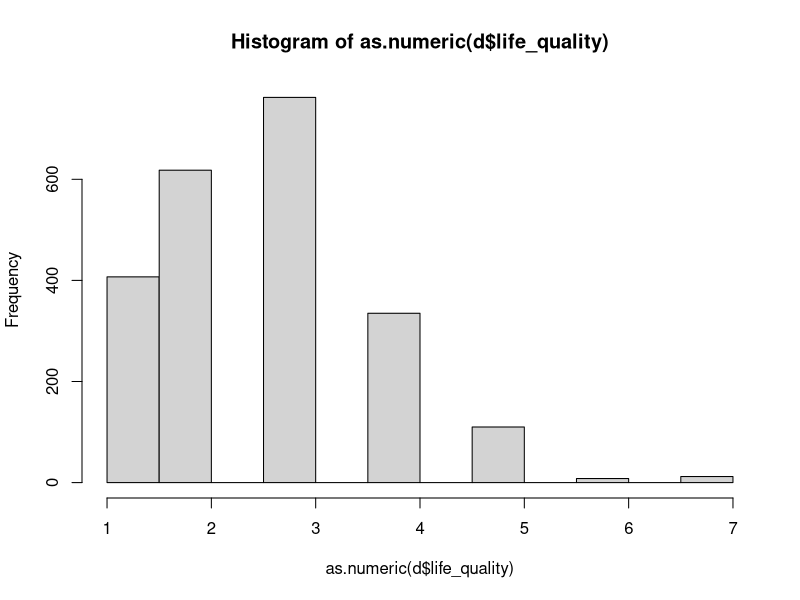
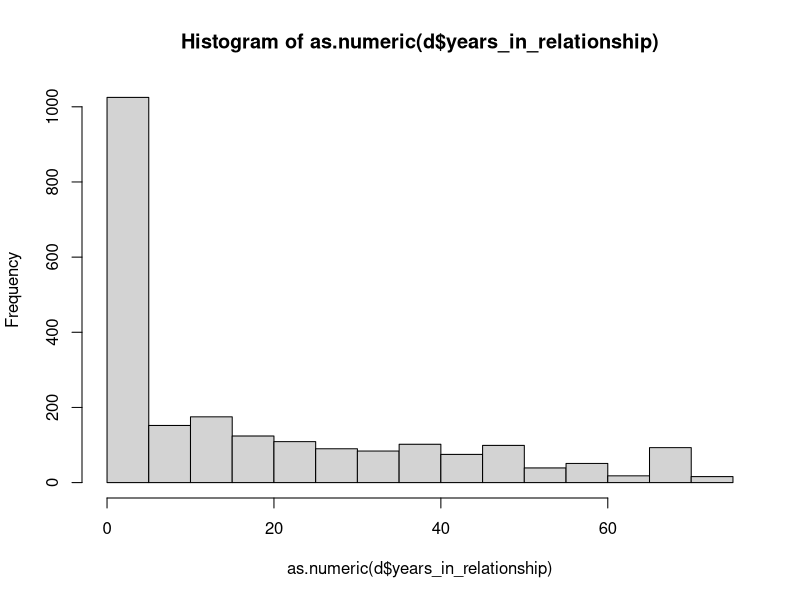
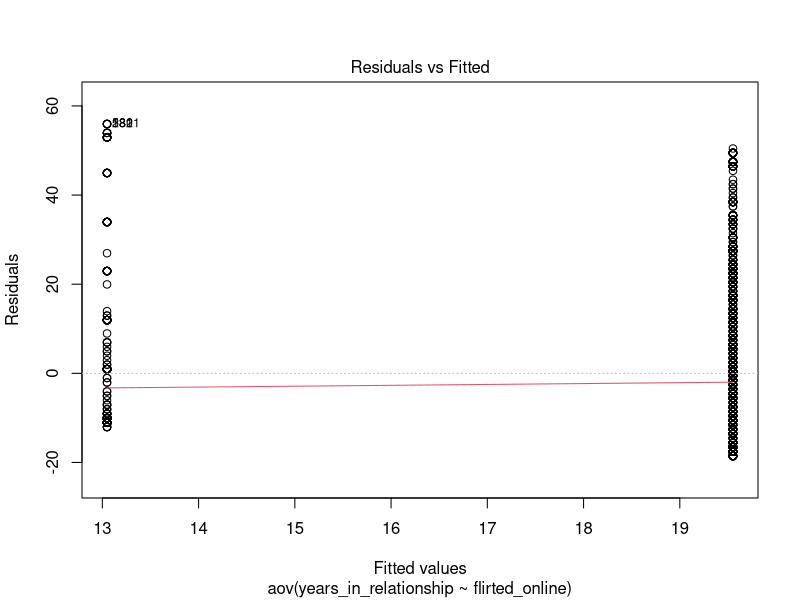
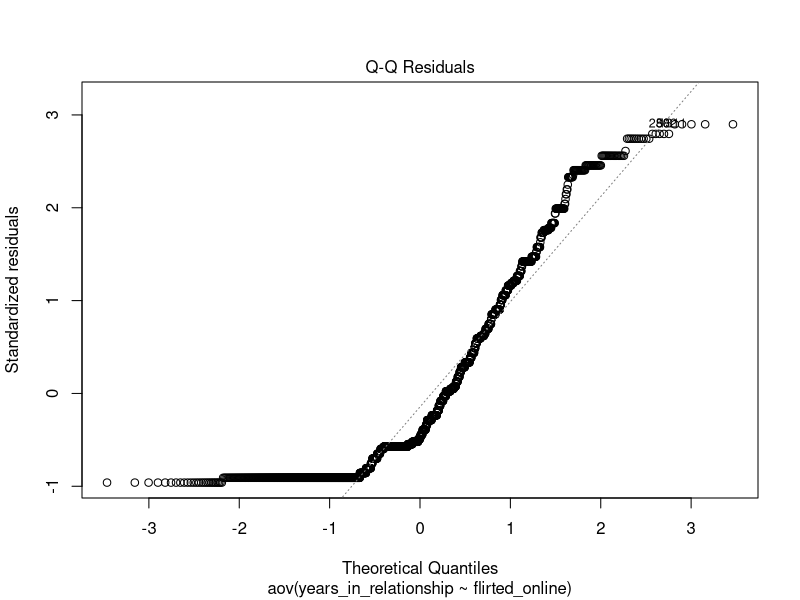
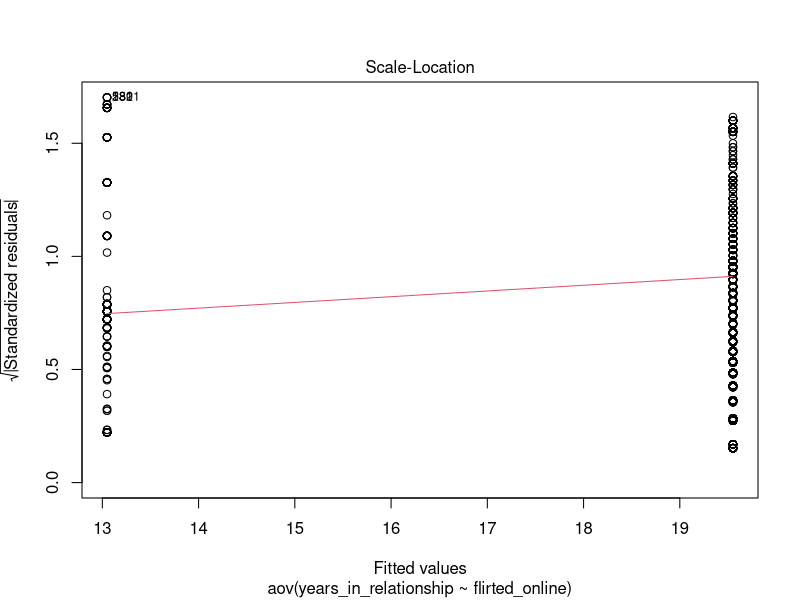
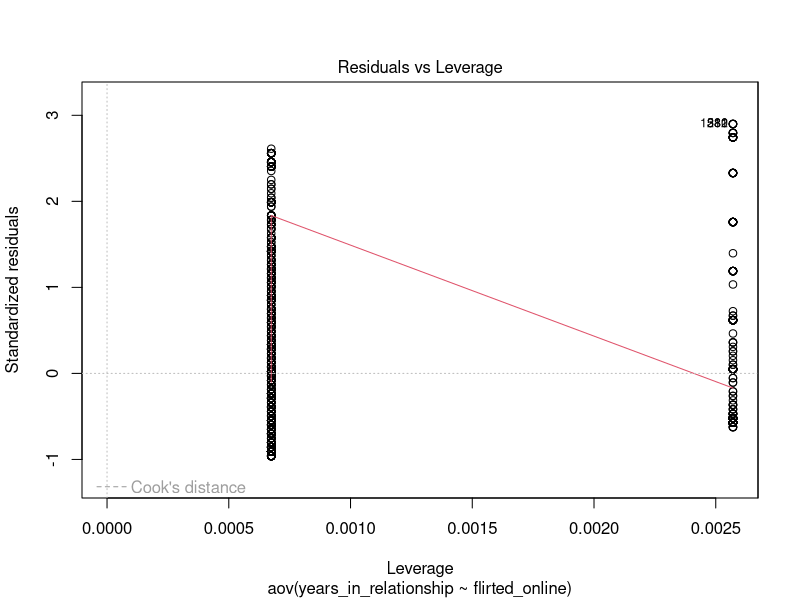

Write the R code that produced these figures, in order. (Note: this script raises an error after producing the figures.)
getwd()
# setwd("C:/Users/SP4/Documents/Exploring and Analyzing Data/W203 Async/W203 Week 15")

d <- read.csv("Dating.csv", header = TRUE, stringsAsFactors = TRUE)
head(d)
# summary(d)
# names(d)
View(d)

#Q9 use_reddit vs marital_status ###############
summary(d$marital_status)
summary(d$use_reddit)
chisq.test(d$marital_status, d$use_reddit)
table(d$marital_status, d$use_reddit)

??"contingency"

vcd::structable(use_reddit ~ marital_status, data = d)
?CrossTable
library(gmodels)
CrossTable(d$marital_status, d$use_reddit)

levels(d$marital_status)
levels(d$use_reddit)

#Q10 life_quality vs region #################
levels(d$region)
summary(d$region) # categorical

unique(d$life_quality) # ordinal
hist(as.numeric(d$life_quality))

table(d$life_quality, d$region) # ANOVA or Kruskal-Wallis

d1 <- d[!d$life_quality %in% c("Refused", "Don't know", "NA"), c("life_quality", "region")]
d1 <- d1[!is.na(d1$life_quality) & !is.na(d1$region), ]

alr <- aov(as.numeric(life_quality) ~ region, data = d1)
summary(alr)

# Q11 flirted_online vs years_in_relationship ###############
unique(d$flirted_online) # independent, categorical
unique(d$years_in_relationship) # dependent, numeric
hist(as.numeric(d$years_in_relationship))
summary(d$flirted_online)

dfish <- d[!d$flirted_online %in% c(" ", "Refused", "Don't know", "NA"), c("years_in_relationship", "flirted_online")]
dfish <- dfish[complete.cases(dfish) & !dfish$years_in_relationship %in% c("Refused", "Don't know"), ]

?fisher.test
# fisher.test(dfish$years_in_relationship, factor(dfish$flirted_online))

dfish$years_in_relationship <- as.numeric(dfish$years_in_relationship)
dfish$flirted_online <- factor(dfish$flirted_online)

summary(dfish)

cor.test(x = as.numeric(d$flirted_online), as.numeric(d$years_in_relationship))
a <- aov(years_in_relationship ~ flirted_online, data  = dfish)
summary(a)
plot(a)

t.test(d$flirted_online, d$age) # cannot recode

# Q12. lgbt ~ adults_in_household
summary(d$lgbt)
summary(d$adults_in_household)

chisq.test(d$lgbt, d$adults_in_household)
table(d$lgbt, d$adults_in_household)

dso <- d[!d$lgbt %in% c("Don't know", "Refused", " ", "NA"), c("lgbt", "adults_in_household")]
dso <- dso[!dso$adults_in_household %in% c("Don't know", "Refused", " ", "NA"), ]
dso <- dso[complete.cases(dso), ]
dso$adults_in_household <- as.numeric(dso$adults_in_household)
summary(dso$adults_in_household)
hist(dso$adults_in_household)
dso$lgbt <- factor(dso$lgbt)
summary(dso$lgbt)
chisq.test(dso$adults_in_household, dso$lgbt)

??"CrossTable"
library(gmodels)
CrossTable(dso$adults_in_household, dso$lgbt)
?wilcox.test
wilcox.test(dso$adults_in_household ~ dso$lgbt)
adso <- aov(dso$adults_in_household ~ dso$lgbt, contrasts = "contr.helmert")
summary(adso)

# We have homogeneity of variance
leveneTest(dso$adults_in_household, dso$lgbt)
hist(log(dso$adults_in_household))

# Q13. number of children ~ age ############### 
dac <- d[, c("age", "children0_5", "children6_11", "children12_17")]
dac[is.na(dac)] <- 0
head(dac)
dac <- dac[complete.cases(dac), ]
dac <- dac[dac$children0_5 < 98 & dac$children6_11 < 98 & dac$children12_17 < 98, ]
dac$totalchildren <- with(dac, children0_5 + children6_11 + children12_17)
apply(dac, 2, max)
hist(dac$age)
hist(dac$totalchildren)
mage <- lm(totalchildren ~ age, dac)
summary(mage)

mage2 <- lm(age ~ totalchildren, dac)
summary(mage2)
plot(dac$age, dac$totalchildren)
scatterplot(dac$age, dac$totalchildren)
wilage <- wilcox.test(dac$age, dac$totalchildren)
wilcox.test(dac$totalchildren ~ dac$age)
summary(wilage)
?wilcox.test

# Q14. 31 year old men or women have more children ############### 
dac2 <- d[, c("age", "sex", "children0_5", "children6_11", "children12_17")]
dac2[is.na(dac2)] <- 0
head(dac2)
dac2 <- dac2[complete.cases(dac2), ]
dac2 <- dac2[dac2$children0_5 < 98 & dac2$children6_11 < 98 & dac2$children12_17 < 98, ]
dac2$totalchildren <- with(dac2, children0_5 + children6_11 + children12_17)

dac2a <- dac2[dac2$age == 31, c("sex", "totalchildren")]
head(dac2a)
hist(dac2a$totalchildren)

wilcox.test(dac2a$totalchildren ~ dac2a$sex, exact = FALSE)
